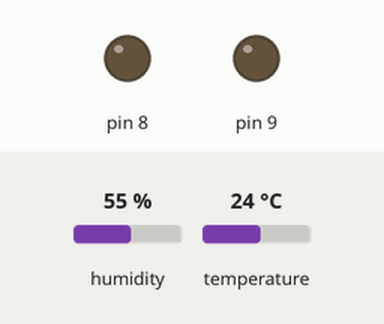
Bench run of a sketch on a simulated Arduino Uno, built with avr-gcc and run on an emulated ATmega328P. Shown: output pins drawn as LEDs (lit = HIGH). The inputs (shaded band) are chosen by the test bench; at power-on: humidity 55 %, temperature 24 °C.

Above: at 2.8 s.
2.9 s: humidity set to 73 %
5.6 s: humidity set to 76 %
At 6.9 s:
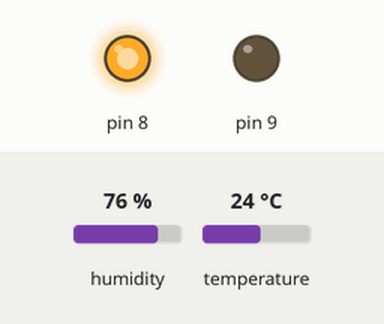
8.3 s: humidity set to 72 %
11.3 s: humidity set to 69 %
At 12.9 s:
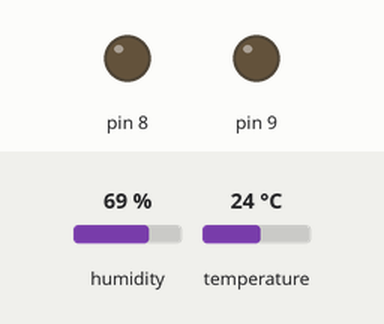
14.0 s: humidity set to 88 %
At 15.3 s:
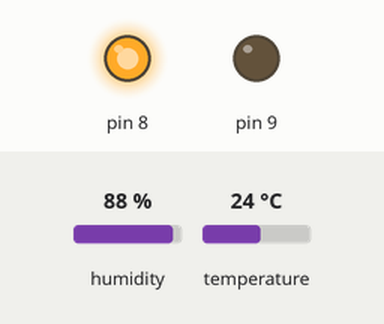
Timing chart, 0 to 17.0 s (numbered marks = the images above; inputs shaded):
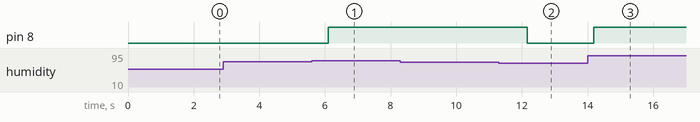

Measured:
- the behaviour switches between 74 and 75 % on humidity (found by bisection; images 0 and 1)
- the behaviour switches between 71 and 70 % on humidity (found by bisection; images 1 and 2)
- after the input at 2.9 s, every drawn part: stays the same
- after the input at 5.6 s, pin 8: LOW → HIGH after 0.49 s
- after the input at 8.3 s, every drawn part: stays the same
- after the input at 11.3 s, pin 8: HIGH → LOW after 0.86 s
- after the input at 14.0 s, pin 8: LOW → HIGH after 0.19 s

The sketch:

automatic_greenhouse_fan.ino
```cpp
#include <DHT.h>

DHT dht(2, DHT11);

void setup() {
  pinMode(8, OUTPUT);
  pinMode(9, OUTPUT);

  dht.begin();

  digitalWrite(8, LOW);
  digitalWrite(9, LOW);
}

void loop() {
  float humidity = dht.readHumidity();
  float temperature = dht.readTemperature();

  if (isnan(humidity) || isnan(temperature)) {
    digitalWrite(8, LOW);
    digitalWrite(9, LOW);
  } else {
    if (temperature >= 30 || humidity >= 75) {
      digitalWrite(8, HIGH);
      digitalWrite(9, LOW);
    }

    if (temperature <= 28 && humidity <= 70) {
      digitalWrite(8, LOW);
      digitalWrite(9, LOW);
    }
  }

  delay(2000);
}
```
